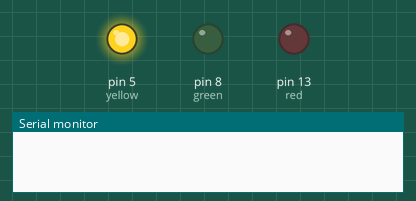
Recording of a sketch running on a simulated Arduino Uno, built with avr-gcc and run on an emulated ATmega328P. Shown: output pins drawn as LEDs (lit = HIGH), the last lines printed to the serial monitor.

Above: at 0.1 s.
At 8.6 s:
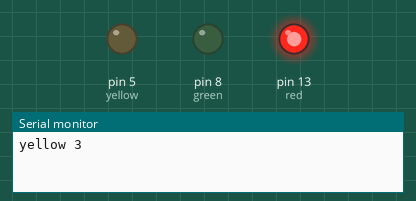
At 12.6 s:
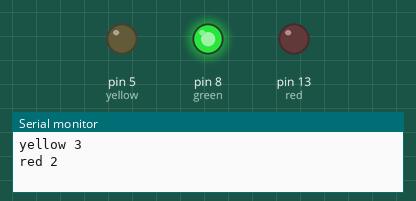
At 14.6 s:
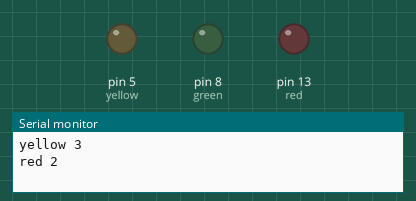
Timing chart, 0 to 16.1 s (numbered marks = the images above):
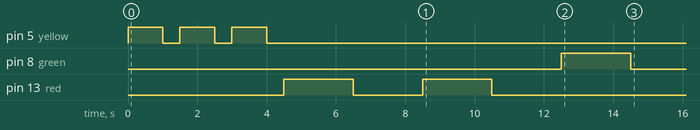

The sketch:

for_loop_red_5_yellow1_green_3.ino
```cpp
int green=8;// int= integer (whole number)
int red=13;
int yellow=5;
int time=0;

void setup() {
  pinMode (green, OUTPUT);
  pinMode (red, OUTPUT);
  pinMode (yellow, OUTPUT);

  Serial.begin(9600);


    for (int ben=13;  ben<16;  ben++)
  {
     digitalWrite(yellow,HIGH);
      delay(1000);
       digitalWrite(yellow,LOW);
       delay(500);
    }

  Serial.println("yellow 3");

for (int ben=13;  ben<15;  ben++)
  {
     digitalWrite(red,HIGH);
      delay(2000);
       digitalWrite(red,LOW);
       delay(2000);
    }

 Serial.println("red 2");

for (int ben=13;  ben<14;  ben++)
  {
     digitalWrite(green,HIGH);
      delay(2000);
       digitalWrite(green,LOW);
       delay(2000);
    }
    Serial.println("green 1");


}
void loop() {


}
```
